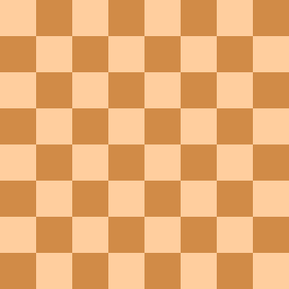
#> input picture 02-Corner-Detection/flat_chessboard.png, 289 x 289 px, shrunk from 352 x 352 before the run, found by its file name
$ python corner_detection.py
#> lines starting #> are read from the running program, lines starting #| are printed output that depends on the picture
import cv2
import numpy as np
import matplotlib.pyplot as plt

flat_chess = cv2.imread('02-Corner-Detection/flat_chessboard.png')
#> flat_chess is the input picture: shape (289, 289, 3); mean B, G, R 114.5, 172.5, 231.8
flat_chess = cv2.cvtColor(flat_chess, cv2.COLOR_BGR2RGB)

gray_flat_chess = cv2.cvtColor(flat_chess, cv2.COLOR_BGR2GRAY)
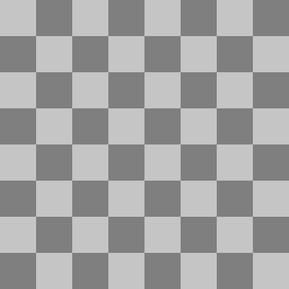
#> gray_flat_chess: shape (289, 289); min 111, max 212, mean 162

real_chess = cv2.imread('02-Corner-Detection/real_chessboard.jpeg')
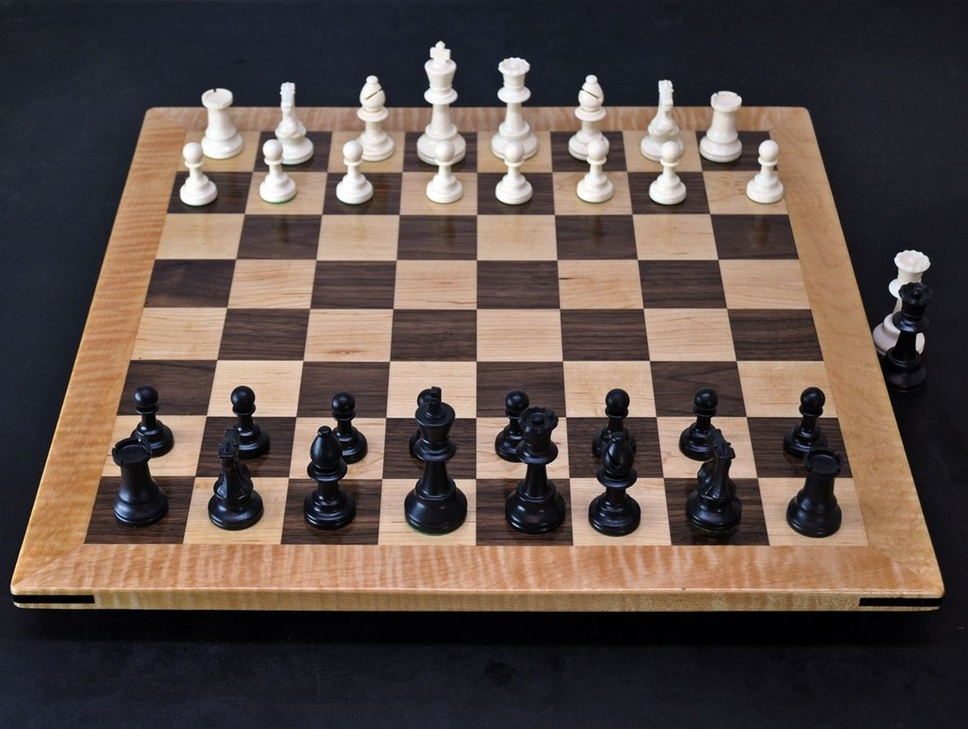
#> input picture 02-Corner-Detection/real_chessboard.jpeg, 968 x 729 px, shrunk from 1179 x 887 before the run, found by its file name
#> real_chess is the input picture: shape (729, 968, 3); mean B, G, R 72.7, 78.6, 92.6
real_chess = cv2.cvtColor(real_chess, cv2.COLOR_BGR2RGB)

gray_real_chess = cv2.cvtColor(real_chess, cv2.COLOR_BGR2GRAY)
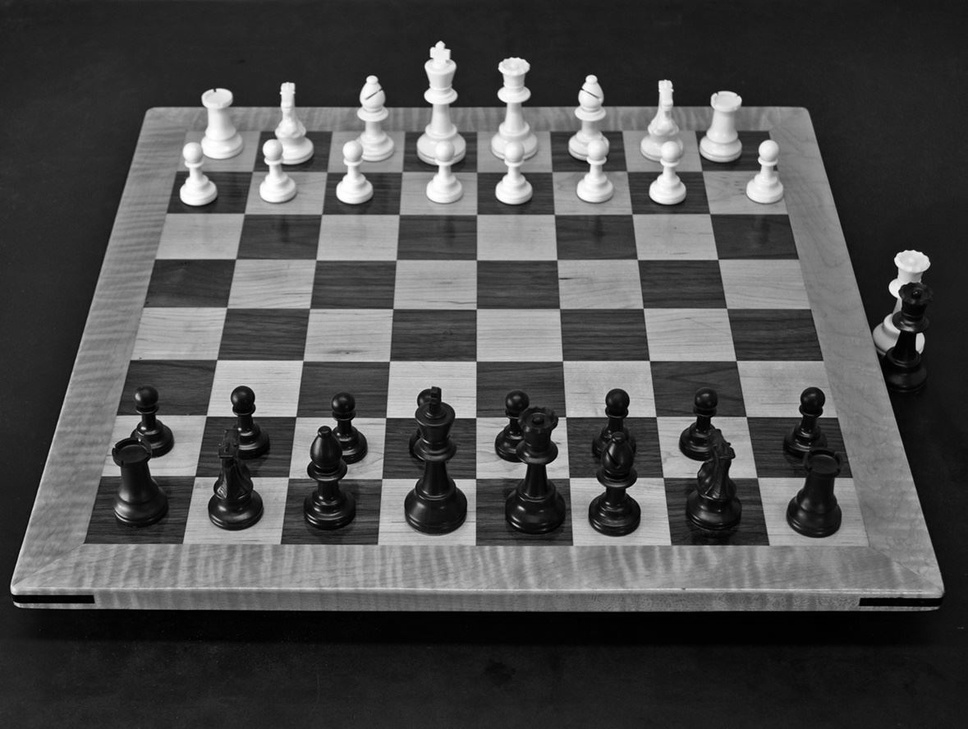
#> gray_real_chess: shape (729, 968); min 0, max 255, mean 78.4


# Harris Corner Detection

def harris(gray_img, img):
    # cornerHarris Function
    #
    # src Input single-channel 8-bit or floating-point image.
    # dst Image to store the Harris detector responses. It has the type CV_32FC1 and the same size as src .
    # blockSize Neighborhood size (see the details on #cornerEigenValsAndVecs ).
    # ksize Aperture parameter for the Sobel operator.
    # k Harris detector free parameter. See the formula in DocString
    # borderType Pixel extrapolation method. See #BorderTypes.

    # Convert Gray Scale Image to Float Values
    gray = np.float32(gray_img)

    # Corner Harris Detection

    # img - Input image, it should be grayscale and float32 type.
    # blockSize - It is the size of neighbourhood considered for corner detection
    # ksize - Aperture parameter of Sobel derivative used.
    # k - Harris detector free parameter in the equation.

    dst = cv2.cornerHarris(src=gray, blockSize=2, ksize=3, k=0.04)

    # result is dilated for marking the corners, not important to actual corner detection
    # this is just so we can plot out the points on the image shown
    dst = cv2.dilate(dst, None)

    # Threshold for an optimal value, it may vary depending on the image.
    img[dst > 0.01 * dst.max()] = [255, 0, 0]

    plt.imshow(img)


# Shi-Tomasi Corner Detector & Good Features to Track Paper

def shi_tomasi(gray_img, img, dots):
#> called with dots = 45
    corners = cv2.goodFeaturesToTrack(gray_img, dots, 0.1, 30)
#> corners = 45 rows, first 8: [252, 415], [332, 429], [139, 440], [251, 478], [582, 89], [434, 46], [414, 417], [456, 417]
    corners = np.int0(corners)

    for i in range(len(corners)):
        x, y = corners[i][0]
        cv2.circle(img, (x, y), 10, 255, -1)
#> this loop made 45 passes
#> (x, y) on passes 1 to 12: (252, 415), (332, 429), (139, 440), (251, 478), (582, 89), (434, 46), (414, 417), (456, 417), (627, 416), (559, 418), (546, 465), (217, 478)
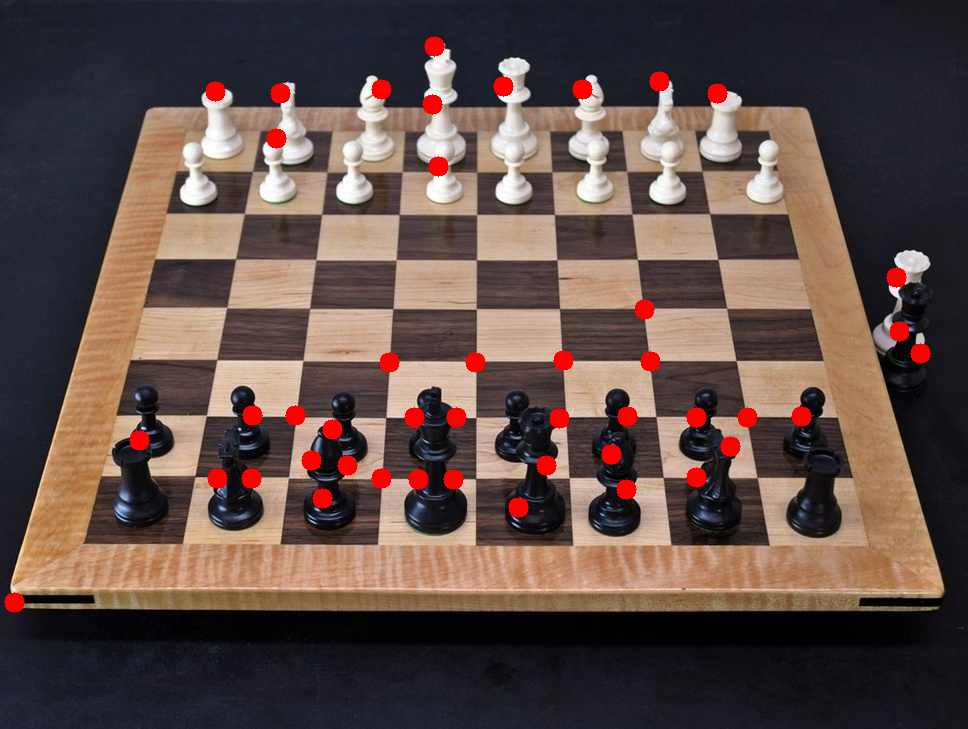
#> img: shape (729, 968, 3); mean R, G, B 95.6, 76.6, 70.8

    plt.imshow(img)


shi_tomasi(gray_real_chess, real_chess, 45)
# shi_tomasi(gray_flat_chess, flat_chess, 45)

plt.show()
